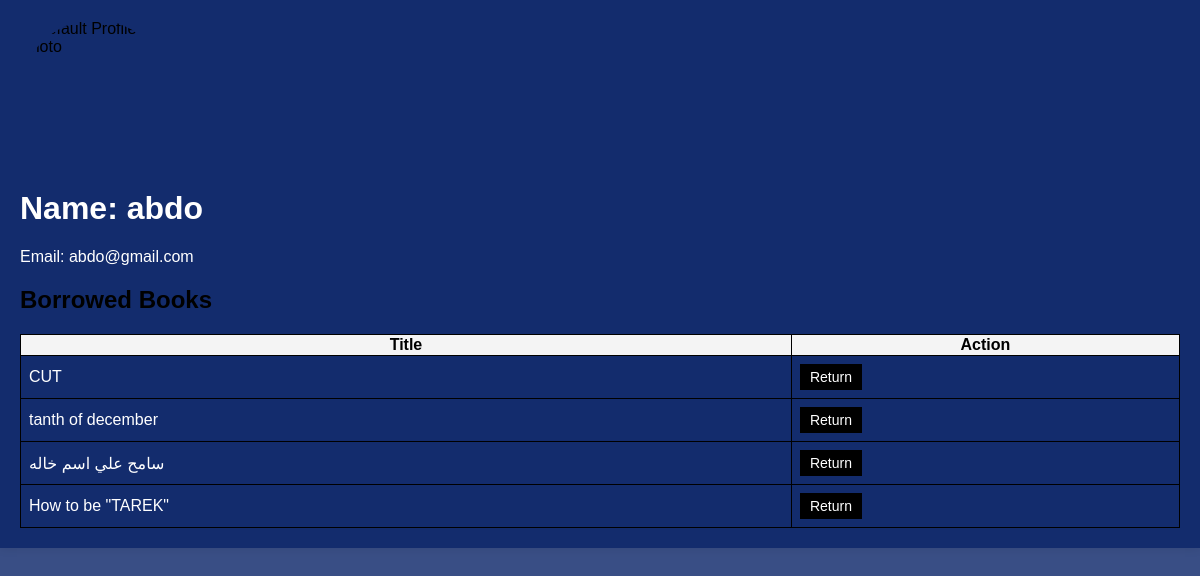
The app's page /userBookList/ (signed in), older data.
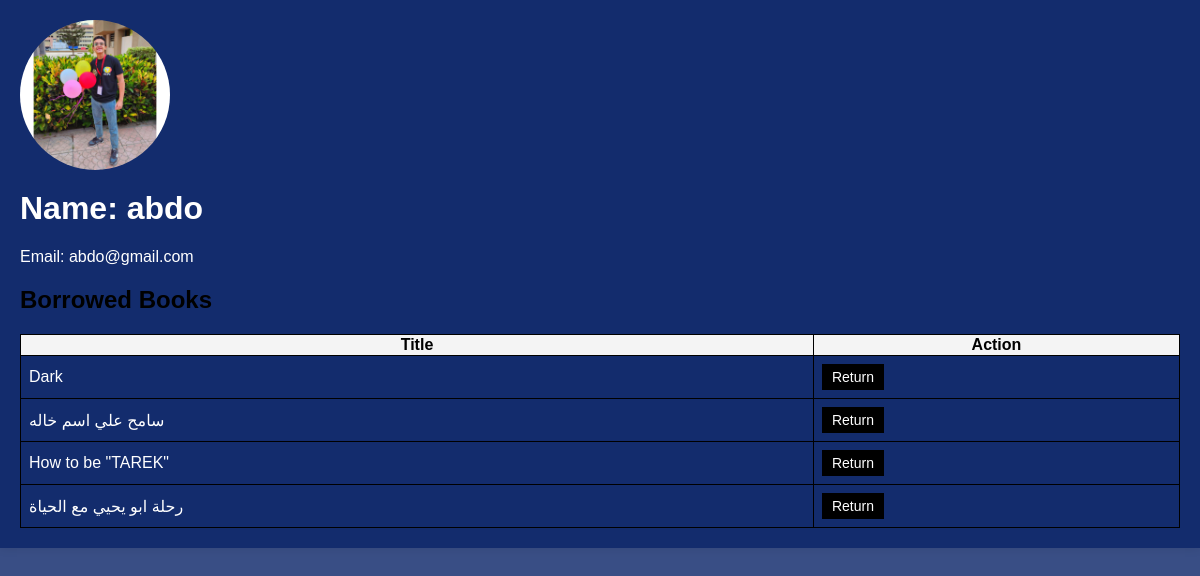
The same page, newer data.
### workingApp/models.py (models this page shows, shortened)
class Book(models.Model):
    BOOK_CATEGORIES = (
        ('FICTION', 'Fiction'),
        ('NON_FICTION', 'Non-fiction'),
        ('SCIENCE', 'Science'),
        ('HISTORY', 'History'),
        ('BIOGRAPHY', 'Biography'),
    )
    id = models.IntegerField(primary_key=True)
    title = models.CharField(max_length=200)
    author = models.CharField(max_length=100)
    isbn = models.CharField(max_length=13 ,null=True)
    pub_date = models.DateField(null=True)
    image = models.ImageField(upload_to='photo', blank=True, null=True)
    details = models.TextField(null=True, blank=True)
    available = models.BooleanField(default=True)
    category = models.CharField(max_length=100, choices=BOOK_CATEGORIES)
    borrowingDate=models.TimeField(null=True)

class UserProfile(models.Model):
    user = models.OneToOneField(User, on_delete=models.CASCADE)
    userPhoto=models.ImageField(upload_to='photo', blank=True, null=True)
    is_admin = models.BooleanField(default=False)
    book_list = models.ManyToManyField('Book', blank=True)

### workingApp/views.py (the view)
# urls.py: path('userBookList/',views.userBookList,name='userBookList'),
def userBookList(request):
    user_profile = UserProfile.objects.get(user=request.user)
    books = user_profile.book_list.all()
    context = {
        'books': books,
        'user_profile': user_profile,
        'user': request.user,
    }
    return render(request, 'pages/userBookList.html', context)

### templates/pages/userBookList.html (shortened to what this page needs)
{% load static %}
<!DOCTYPE html>
<html lang="en">
<head>
</head>
<body>
    <div class="profile-container">
        <div class="profile-photo">
            {% if user_profile.userPhoto %}
                <img src="{{ user_profile.userPhoto.url }}" alt="Profile Photo">
            {% else %}
                <img src="{% static 'default-profile.png' %}" alt="Default Profile Photo">
            {% endif %}
        </div>
        <div class="profile-info">
            <h1>Name: {{ user.username }}</h1>
            <p>Email: {{ user.email }}</p>
            <h2>Borrowed Books</h2>
            <table>
                <thead>
                    <tr>
                        <th>Title</th>
                        <th>Action</th>
                    </tr>
                </thead>
                <tbody>
                    {% for book in books %}
                    <tr id="book-{{ book.id }}">
                        <td>{{ book.title }}</td>
                        <td>
                            <form id="returnBookForm-{{ book.id }}" method="post" action="{% url 'return_book' %}">
                                <button type="submit" onclick="returnBook(event, {{ book.id }})">Return</button>
                            </form>
                        </td>
                    </tr>
                {% endfor %}
                </tbody>
            </table>
        </div>
    </div>
</body>
</html>

Row changes from the older to the newer data that the page shows:
no longer on this page (row unchanged): Book: title "CUT"
no longer on this page (row unchanged): Book: title "tanth of december"
now on this page (row edited): UserProfile: userPhoto (picture)
now on this page (row unchanged): Book: title "Dark"
now on this page (row unchanged): Book: title "رحلة ابو يحيي مع الحياة"
